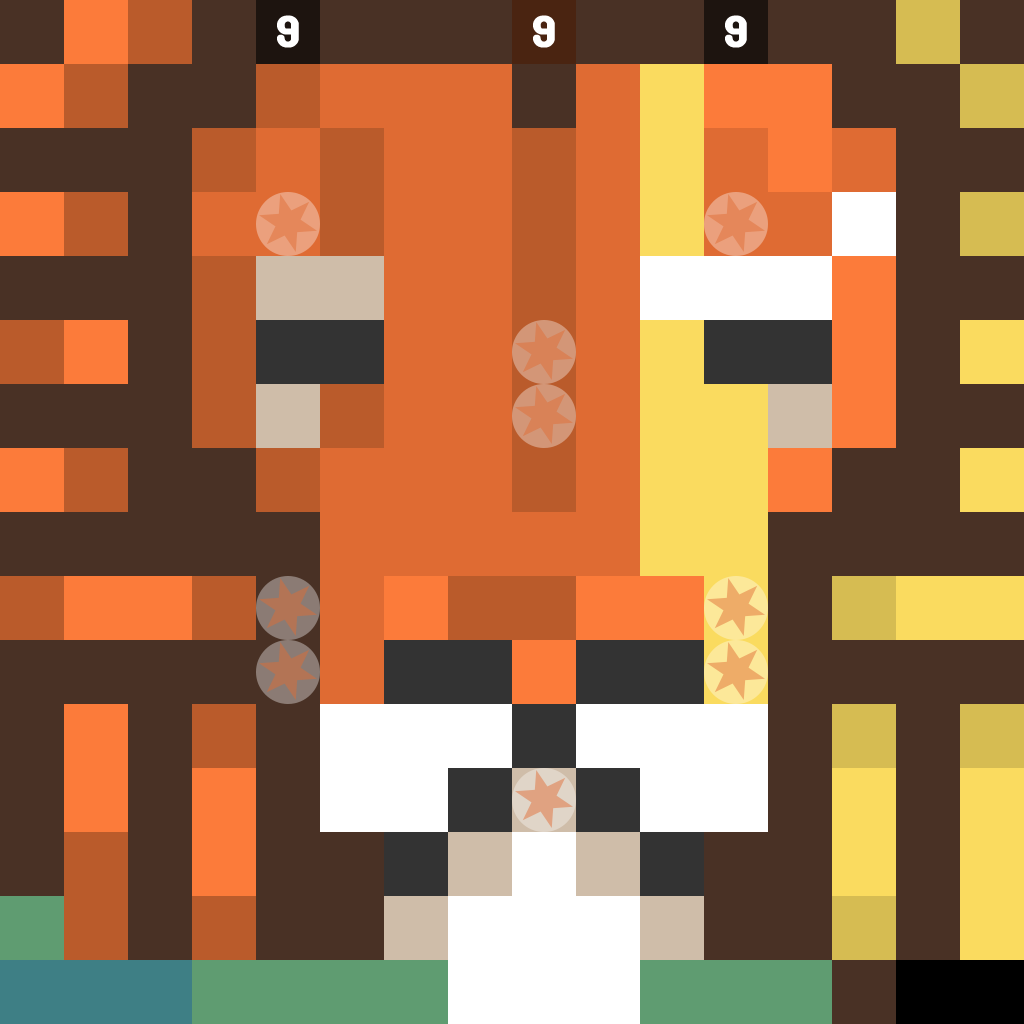

A level layout from a 2D game, rendered from its tile map. Below: a short description, then the map file with tile-grid data replaced by summaries:
An orthogonal 16x16 tile map with 64x64 px tiles, 20 tile layers (Butterfly, _ADDON, VineSnake, _ADDON, ...), 1 hidden layer not drawn, 2 tilesets.

<map version="1.5" tiledversion="1.7.2" orientation="orthogonal" renderorder="right-down" width="16" height="16" tilewidth="64" tileheight="64" infinite="0" nextlayerid="116" nextobjectid="1">
 <editorsettings>
  <export target="../../../www/data/_world1/world1_tier6_levels.json" format="json" />
 </editorsettings>
 <properties>
  <property name="coverID" type="int" value="5" />
  <property name="iconURL" value="" />
  <property name="sectionName" value="Jungle" />
 </properties>
 <tileset firstgid="1" source="../tilesets/spadersTileset.tsx" />
 <tileset firstgid="65" source="../tilesets/gb.tsx" />
 <layer id="43" name="Game Boy" width="16" height="16" visible="0">
  <properties>
   <property name="autoPlaceBlockers" type="int" value="2" />
   <property name="i" type="int" value="10" />
   <property name="j" type="int" value="11" />
   <property name="padding-bottom" type="int" value="2" />
   <property name="padding-left" type="int" value="1" />
   <property name="padding-right" type="int" value="1" />
   <property name="padding-top" type="int" value="0" />
   <property name="startI" type="int" value="0" />
   <property name="startJ" type="int" value="0" />
   <property name="tier" type="int" value="0" />
  </properties>
  <data>[256 cells, 0 non-empty, 0 distinct tile ids]</data>
 </layer>
 <layer id="74" name="Butterfly" width="16" height="16">
  <properties>
   <property name="autoPlaceBlockers" type="int" value="2" />
   <property name="i" type="int" value="11" />
   <property name="j" type="int" value="11" />
   <property name="padding-bottom" type="int" value="2" />
   <property name="padding-left" type="int" value="1" />
   <property name="padding-right" type="int" value="1" />
   <property name="padding-top" type="int" value="0" />
   <property name="require" value="-1" />
   <property name="scale" type="int" value="2" />
   <property name="startI" type="int" value="0" />
   <property name="startJ" type="int" value="0" />
   <property name="tier" type="int" value="0" />
  </properties>
  <data>[256 cells, 81 non-empty, 6 distinct tile ids]</data>
 </layer>
 <layer id="106" name="_ADDON" width="16" height="16">
  <properties>
   <property name="autoPlaceBlockers" type="int" value="2" />
   <property name="i" type="int" value="11" />
   <property name="j" type="int" value="11" />
   <property name="padding-bottom" type="int" value="2" />
   <property name="padding-left" type="int" value="1" />
   <property name="padding-right" type="int" value="1" />
   <property name="padding-top" type="int" value="0" />
   <property name="startI" type="int" value="0" />
   <property name="startJ" type="int" value="0" />
   <property name="tier" type="int" value="0" />
  </properties>
  <data>[256 cells, 0 non-empty, 0 distinct tile ids]</data>
 </layer>
 <layer id="74" name="VineSnake" width="16" height="16">
  <properties>
   <property name="autoPlaceBlockers" type="int" value="2" />
   <property name="i" type="int" value="11" />
   <property name="j" type="int" value="11" />
   <property name="padding-bottom" type="int" value="2" />
   <property name="padding-left" type="int" value="1" />
   <property name="padding-right" type="int" value="1" />
   <property name="padding-top" type="int" value="0" />
   <property name="require" value="0" />
   <property name="scale" type="int" value="2" />
   <property name="startI" type="int" value="0" />
   <property name="startJ" type="int" value="0" />
   <property name="tier" type="int" value="0" />
  </properties>
  <data>[256 cells, 122 non-empty, 5 distinct tile ids]</data>
 </layer>
 <layer id="106" name="_ADDON" width="16" height="16">
  <properties>
   <property name="autoPlaceBlockers" type="int" value="2" />
   <property name="i" type="int" value="11" />
   <property name="j" type="int" value="11" />
   <property name="padding-bottom" type="int" value="2" />
   <property name="padding-left" type="int" value="1" />
   <property name="padding-right" type="int" value="1" />
   <property name="padding-top" type="int" value="0" />
   <property name="startI" type="int" value="0" />
   <property name="startJ" type="int" value="0" />
   <property name="tier" type="int" value="0" />
  </properties>
  <data>[256 cells, 0 non-empty, 0 distinct tile ids]</data>
 </layer>
 <layer id="74" name="Monkey" width="16" height="16">
  <properties>
   <property name="autoPlaceBlockers" type="int" value="2" />
   <property name="i" type="int" value="11" />
   <property name="j" type="int" value="11" />
   <property name="padding-bottom" type="int" value="2" />
   <property name="padding-left" type="int" value="1" />
   <property name="padding-right" type="int" value="1" />
   <property name="padding-top" type="int" value="0" />
   <property name="require" value="1" />
   <property name="scale" type="int" value="2" />
   <property name="startI" type="int" value="0" />
   <property name="startJ" type="int" value="0" />
   <property name="tier" type="int" value="0" />
  </properties>
  <data>[256 cells, 115 non-empty, 4 distinct tile ids]</data>
 </layer>
 <layer id="106" name="_ADDON" width="16" height="16">
  <properties>
   <property name="autoPlaceBlockers" type="int" value="2" />
   <property name="i" type="int" value="11" />
   <property name="j" type="int" value="11" />
   <property name="padding-bottom" type="int" value="2" />
   <property name="padding-left" type="int" value="1" />
   <property name="padding-right" type="int" value="1" />
   <property name="padding-top" type="int" value="0" />
   <property name="startI" type="int" value="0" />
   <property name="startJ" type="int" value="0" />
   <property name="tier" type="int" value="0" />
  </properties>
  <data>[256 cells, 0 non-empty, 0 distinct tile ids]</data>
 </layer>
 <layer id="74" name="Crocodile" width="16" height="16">
  <properties>
   <property name="autoPlaceBlockers" type="int" value="2" />
   <property name="i" type="int" value="11" />
   <property name="j" type="int" value="11" />
   <property name="padding-bottom" type="int" value="2" />
   <property name="padding-left" type="int" value="1" />
   <property name="padding-right" type="int" value="1" />
   <property name="padding-top" type="int" value="0" />
   <property name="require" value="2" />
   <property name="scale" type="int" value="2" />
   <property name="startI" type="int" value="0" />
   <property name="startJ" type="int" value="0" />
   <property name="tier" type="int" value="0" />
  </properties>
  <data>[256 cells, 176 non-empty, 7 distinct tile ids]</data>
 </layer>
 <layer id="106" name="_ADDON" width="16" height="16">
  <properties>
   <property name="autoPlaceBlockers" type="int" value="2" />
   <property name="i" type="int" value="11" />
   <property name="j" type="int" value="11" />
   <property name="padding-bottom" type="int" value="2" />
   <property name="padding-left" type="int" value="1" />
   <property name="padding-right" type="int" value="1" />
   <property name="padding-top" type="int" value="0" />
   <property name="startI" type="int" value="0" />
   <property name="startJ" type="int" value="0" />
   <property name="tier" type="int" value="0" />
  </properties>
  <data>[256 cells, 0 non-empty, 0 distinct tile ids]</data>
 </layer>
 <layer id="74" name="Frog" width="16" height="16">
  <properties>
   <property name="autoPlaceBlockers" type="int" value="2" />
   <property name="i" type="int" value="11" />
   <property name="j" type="int" value="11" />
   <property name="padding-bottom" type="int" value="2" />
   <property name="padding-left" type="int" value="1" />
   <property name="padding-right" type="int" value="1" />
   <property name="padding-top" type="int" value="0" />
   <property name="require" value="3" />
   <property name="scale" type="int" value="2" />
   <property name="startI" type="int" value="0" />
   <property name="startJ" type="int" value="0" />
   <property name="tier" type="int" value="0" />
  </properties>
  <data>[256 cells, 216 non-empty, 14 distinct tile ids]</data>
 </layer>
 <layer id="106" name="_ADDON" width="16" height="16">
  <properties>
   <property name="autoPlaceBlockers" type="int" value="2" />
   <property name="i" type="int" value="11" />
   <property name="j" type="int" value="11" />
   <property name="padding-bottom" type="int" value="2" />
   <property name="padding-left" type="int" value="1" />
   <property name="padding-right" type="int" value="1" />
   <property name="padding-top" type="int" value="0" />
   <property name="startI" type="int" value="0" />
   <property name="startJ" type="int" value="0" />
   <property name="tier" type="int" value="0" />
  </properties>
  <data>[256 cells, 0 non-empty, 0 distinct tile ids]</data>
 </layer>
 <layer id="74" name="Chameleon" width="16" height="16">
  <properties>
   <property name="autoPlaceBlockers" type="int" value="2" />
   <property name="i" type="int" value="11" />
   <property name="j" type="int" value="11" />
   <property name="padding-bottom" type="int" value="2" />
   <property name="padding-left" type="int" value="1" />
   <property name="padding-right" type="int" value="1" />
   <property name="padding-top" type="int" value="0" />
   <property name="require" value="4" />
   <property name="scale" type="int" value="2" />
   <property name="startI" type="int" value="0" />
   <property name="startJ" type="int" value="0" />
   <property name="tier" type="int" value="0" />
  </properties>
  <data>[256 cells, 132 non-empty, 7 distinct tile ids]</data>
 </layer>
 <layer id="106" name="_ADDON" width="16" height="16">
  <properties>
   <property name="autoPlaceBlockers" type="int" value="2" />
   <property name="i" type="int" value="11" />
   <property name="j" type="int" value="11" />
   <property name="padding-bottom" type="int" value="2" />
   <property name="padding-left" type="int" value="1" />
   <property name="padding-right" type="int" value="1" />
   <property name="padding-top" type="int" value="0" />
   <property name="startI" type="int" value="0" />
   <property name="startJ" type="int" value="0" />
   <property name="tier" type="int" value="0" />
  </properties>
  <data>[256 cells, 0 non-empty, 0 distinct tile ids]</data>
 </layer>
 <layer id="74" name="Tiger" width="16" height="16">
  <properties>
   <property name="autoPlaceBlockers" type="int" value="2" />
   <property name="i" type="int" value="11" />
   <property name="j" type="int" value="11" />
   <property name="padding-bottom" type="int" value="2" />
   <property name="padding-left" type="int" value="1" />
   <property name="padding-right" type="int" value="1" />
   <property name="padding-top" type="int" value="0" />
   <property name="require" value="4" />
   <property name="scale" type="int" value="2" />
   <property name="startI" type="int" value="0" />
   <property name="startJ" type="int" value="0" />
   <property name="tier" type="int" value="0" />
  </properties>
  <data>[256 cells, 185 non-empty, 6 distinct tile ids]</data>
 </layer>
 <layer id="106" name="_ADDON" width="16" height="16">
  <properties>
   <property name="autoPlaceBlockers" type="int" value="2" />
   <property name="i" type="int" value="11" />
   <property name="j" type="int" value="11" />
   <property name="padding-bottom" type="int" value="2" />
   <property name="padding-left" type="int" value="1" />
   <property name="padding-right" type="int" value="1" />
   <property name="padding-top" type="int" value="0" />
   <property name="startI" type="int" value="0" />
   <property name="startJ" type="int" value="0" />
   <property name="tier" type="int" value="0" />
  </properties>
  <data>[256 cells, 0 non-empty, 0 distinct tile ids]</data>
 </layer>
 <layer id="74" name="Bird" width="16" height="16">
  <properties>
   <property name="autoPlaceBlockers" type="int" value="2" />
   <property name="i" type="int" value="24" />
   <property name="j" type="int" value="24" />
   <property name="padding-bottom" type="int" value="2" />
   <property name="padding-left" type="int" value="1" />
   <property name="padding-right" type="int" value="1" />
   <property name="padding-top" type="int" value="0" />
   <property name="require" value="6" />
   <property name="scale" type="int" value="2" />
   <property name="startI" type="int" value="0" />
   <property name="startJ" type="int" value="0" />
   <property name="tier" type="int" value="0" />
  </properties>
  <data>[256 cells, 100 non-empty, 7 distinct tile ids]</data>
 </layer>
 <layer id="106" name="_ADDON" width="16" height="16">
  <properties>
   <property name="autoPlaceBlockers" type="int" value="2" />
   <property name="i" type="int" value="11" />
   <property name="j" type="int" value="11" />
   <property name="padding-bottom" type="int" value="2" />
   <property name="padding-left" type="int" value="1" />
   <property name="padding-right" type="int" value="1" />
   <property name="padding-top" type="int" value="0" />
   <property name="startI" type="int" value="0" />
   <property name="startJ" type="int" value="0" />
   <property name="tier" type="int" value="0" />
  </properties>
  <data>[256 cells, 14 non-empty, 2 distinct tile ids]</data>
 </layer>
 <layer id="74" name="Rain" width="16" height="16">
  <properties>
   <property name="autoPlaceBlockers" type="int" value="2" />
   <property name="i" type="int" value="11" />
   <property name="j" type="int" value="11" />
   <property name="padding-bottom" type="int" value="2" />
   <property name="padding-left" type="int" value="1" />
   <property name="padding-right" type="int" value="1" />
   <property name="padding-top" type="int" value="0" />
   <property name="require" value="5" />
   <property name="scale" type="int" value="2" />
   <property name="startI" type="int" value="0" />
   <property name="startJ" type="int" value="0" />
   <property name="tier" type="int" value="0" />
  </properties>
  <data>[256 cells, 79 non-empty, 5 distinct tile ids]</data>
 </layer>
 <layer id="106" name="_ADDON" width="16" height="16">
  <properties>
   <property name="autoPlaceBlockers" type="int" value="2" />
   <property name="i" type="int" value="11" />
   <property name="j" type="int" value="11" />
   <property name="padding-bottom" type="int" value="2" />
   <property name="padding-left" type="int" value="1" />
   <property name="padding-right" type="int" value="1" />
   <property name="padding-top" type="int" value="0" />
   <property name="startI" type="int" value="0" />
   <property name="startJ" type="int" value="0" />
   <property name="tier" type="int" value="0" />
  </properties>
  <data>[256 cells, 15 non-empty, 2 distinct tile ids]</data>
 </layer>
 <layer id="74" name="Lion" width="16" height="16">
  <properties>
   <property name="autoPlaceBlockers" type="int" value="2" />
   <property name="i" type="int" value="11" />
   <property name="j" type="int" value="11" />
   <property name="padding-bottom" type="int" value="2" />
   <property name="padding-left" type="int" value="1" />
   <property name="padding-right" type="int" value="1" />
   <property name="padding-top" type="int" value="0" />
   <property name="require" value="7,8" />
   <property name="scale" type="int" value="2" />
   <property name="startI" type="int" value="0" />
   <property name="startJ" type="int" value="0" />
   <property name="tier" type="int" value="0" />
  </properties>
  <data>[256 cells, 242 non-empty, 9 distinct tile ids]</data>
 </layer>
 <layer id="106" name="_ADDON" width="16" height="16">
  <properties>
   <property name="autoPlaceBlockers" type="int" value="2" />
   <property name="i" type="int" value="11" />
   <property name="j" type="int" value="11" />
   <property name="padding-bottom" type="int" value="2" />
   <property name="padding-left" type="int" value="1" />
   <property name="padding-right" type="int" value="1" />
   <property name="padding-top" type="int" value="0" />
   <property name="startI" type="int" value="0" />
   <property name="startJ" type="int" value="0" />
   <property name="tier" type="int" value="0" />
  </properties>
  <data>[256 cells, 12 non-empty, 2 distinct tile ids]</data>
 </layer>
</map>
